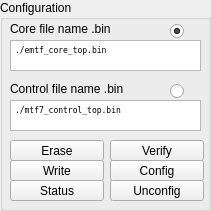
       <widget class="QGroupBox" name="configuration_gb">
        <property name="geometry">
         <rect>
          <x>10</x>
          <y>10</y>
          <width>211</width>
          <height>211</height>
         </rect>
        </property>
        <property name="autoFillBackground">
         <bool>false</bool>
        </property>
        <property name="styleSheet">
         <string notr="true"/>
        </property>
        <property name="title">
         <string>Configuration</string>
        </property>
        <property name="checkable">
         <bool>false</bool>
        </property>
        <widget class="QPlainTextEdit" name="flash_fname">
         <property name="geometry">
          <rect>
           <x>10</x>
           <y>40</y>
           <width>191</width>
           <height>31</height>
          </rect>
         </property>
         <property name="font">
          <font>
           <family>DejaVu Sans Mono</family>
           <pointsize>6</pointsize>
          </font>
         </property>
         <property name="plainText">
          <string>./emtf_core_top.bin</string>
         </property>
        </widget>
        <widget class="QLabel" name="label">
         <property name="geometry">
          <rect>
           <x>10</x>
           <y>20</y>
           <width>141</width>
           <height>17</height>
          </rect>
         </property>
         <property name="text">
          <string>Core file name .bin</string>
         </property>
        </widget>
        <widget class="QPushButton" name="erase_button">
         <property name="geometry">
          <rect>
           <x>10</x>
           <y>140</y>
           <width>94</width>
           <height>21</height>
          </rect>
         </property>
         <property name="text">
          <string>Erase</string>
         </property>
        </widget>
        <widget class="QPushButton" name="write_button">
         <property name="geometry">
          <rect>
           <x>10</x>
           <y>160</y>
           <width>94</width>
           <height>21</height>
          </rect>
         </property>
         <property name="text">
          <string>Write</string>
         </property>
        </widget>
        <widget class="QPushButton" name="verify_button">
         <property name="geometry">
          <rect>
           <x>110</x>
           <y>140</y>
           <width>94</width>
           <height>21</height>
          </rect>
         </property>
         <property name="text">
          <string>Verify</string>
         </property>
        </widget>
        <widget class="QPushButton" name="configure_button">
         <property name="geometry">
          <rect>
           <x>110</x>
           <y>160</y>
           <width>94</width>
           <height>21</height>
          </rect>
         </property>
         <property name="text">
          <string>Config</string>
         </property>
        </widget>
        <widget class="QLabel" name="label_7">
         <property name="geometry">
          <rect>
           <x>10</x>
           <y>80</y>
           <width>161</width>
           <height>17</height>
          </rect>
         </property>
         <property name="text">
          <string>Control file name .bin</string>
         </property>
        </widget>
        <widget class="QPlainTextEdit" name="flash_fname_control">
         <property name="geometry">
          <rect>
           <x>10</x>
           <y>100</y>
           <width>191</width>
           <height>31</height>
          </rect>
         </property>
         <property name="font">
          <font>
           <family>DejaVu Sans Mono</family>
           <pointsize>6</pointsize>
           <italic>false</italic>
          </font>
         </property>
         <property name="plainText">
          <string>./mtf7_control_top.bin</string>
         </property>
        </widget>
        <widget class="QPushButton" name="configure_reset">
         <property name="geometry">
          <rect>
           <x>110</x>
           <y>180</y>
           <width>94</width>
           <height>21</height>
          </rect>
         </property>
         <property name="text">
          <string>Unconfig</string>
         </property>
        </widget>
        <widget class="QPushButton" name="configure_status">
         <property name="geometry">
          <rect>
           <x>10</x>
           <y>180</y>
           <width>94</width>
           <height>21</height>
          </rect>
         </property>
         <property name="text">
          <string>Status</string>
         </property>
        </widget>
        <widget class="QRadioButton" name="core_rb">
         <property name="geometry">
          <rect>
           <x>170</x>
           <y>20</y>
           <width>31</width>
           <height>22</height>
          </rect>
         </property>
         <property name="text">
          <string/>
         </property>
         <property name="checked">
          <bool>true</bool>
         </property>
        </widget>
        <widget class="QRadioButton" name="control_rb">
         <property name="geometry">
          <rect>
           <x>170</x>
           <y>80</y>
           <width>31</width>
           <height>22</height>
          </rect>
         </property>
         <property name="text">
          <string/>
         </property>
        </widget>
       </widget>
